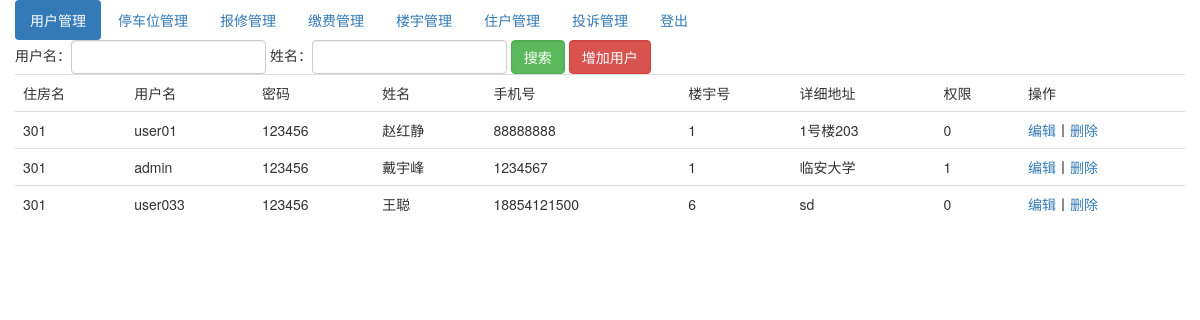
/index.php/member_admin, run on an earlier commit of the app's database.
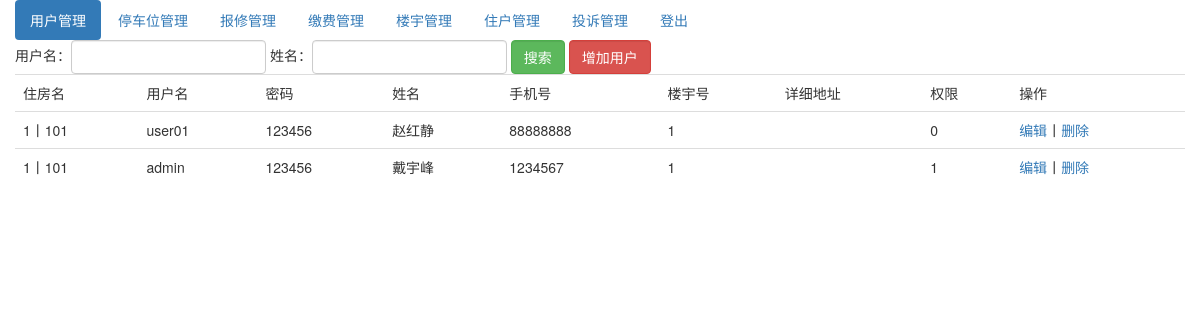
And on a later commit of the database.
### tables this page shows
CREATE TABLE IF NOT EXISTS `member` (
  `member_id` int(255) NOT NULL AUTO_INCREMENT COMMENT '用户ID',
  `house_id` int(10) NOT NULL,
  `username` varchar(50) NOT NULL COMMENT '用户名',
  `password` varchar(50) NOT NULL COMMENT '密码',
  `name` varchar(255) NOT NULL COMMENT '姓名',
  `mobile` varchar(255) NOT NULL COMMENT '手机号',
  `building_num` int(10) NOT NULL COMMENT '楼宇号',
  `address_detail` varchar(255) NOT NULL COMMENT '详细地址',
  `is_super` tinyint(1) NOT NULL DEFAULT '0' COMMENT '是否管理员 1是 0否',
  PRIMARY KEY (`member_id`)
);

### application/controllers/Member_admin.php (called while the page is built, shortened)
<?php
class Member_admin extends CI_Controller{
    public function __construct()
    {
        $this->load->helper('url_helper');
    }
    public function index(){
        $this->load->model('member_model');
        $this->load->model('house_model');
        $condition=array();
        $member_list=$this->member_model->getMemberList($condition);
        foreach($member_list as $key=>$value){
            $house_info=$this->house_model->getHouseInfo(array('house_id'=>$value['house_id']));
            $member_list[$key]['house_name']=$house_info['house_name'];
        }
        $data=array();
        $data['member_list']=$member_list;
        $this->load->view('templates/header_admin',$data);
        $this->load->view('member_index_admin',$data);
    }
}

### index.php (called while the page is built, shortened)
<?php
require_once BASEPATH.'core/CodeIgniter.php';

### application/models/Member_model.php (called while the page is built, shortened)
<?php
class Member_model extends CI_Model{
    public function getMemberList($condition=array())
    {
        $query=$this->db->get_where('member',$condition);
        return $query->result_array();
    }
}
?>

### application/models/House_model.php (called while the page is built, shortened)
<?php
class House_model extends CI_Model{
    public function getHouseInfo($condition){
        $query = $this->db->get_where('house',$condition);
        return $query->row_array();
    }
}
?>

### application/views/member_index_admin.php (the view, shortened to what this page needs)
<div class="container">
    <div class="row">
        <ul class="nav nav-pills">
            <li role="presentation" class="active"><a href="/index.php/member_admin/index">用户管理</a></li>
            <li role="presentation"><a href="/index.php/carport_admin/index">停车位管理</a></li>
            <li role="presentation"><a href="/index.php/repair_admin/index">报修管理</a></li>
            <li role="presentation"><a href="/index.php/charge_admin/index">缴费管理</a></li>
            <li role="presentation"><a href="/index.php/building_admin/index">楼宇管理</a></li>
            <li role="presentation"><a href="/index.php/house_admin/index">住户管理</a></li>
            <li role="presentation"><a href="/index.php/complain_admin/index">投诉管理</a></li>
            <li role="presentation"><a href="/index.php/Welcome/logout">登出</a></li>
        </ul>
    </div>
    <div class="row">
        <form method="get" class="form-inline" action="/index.php/Member_admin/index">
            <div class="form-group">用户名：<input type="text" class="form-control" name="username"></div>
            <div class="form-group">姓名：<input type="text" class="form-control" name="name"></div>
            <div class="form-group"><input type="submit" class="form-control btn-success" value="搜索"></div>
            <div class="form-group"><a class="form-control btn-danger" href="/index.php/Member_admin/add">增加用户</a></div>
        </form>
    </div>
    <div class="row">
        <table class="table">
            <tr>
                <td>住房名</td>
                <td>用户名</td>
                <td>密码</td>
                <td>姓名</td>
                <td>手机号</td>
                <td>楼宇号</td>
                <td>详细地址</td>
                <td>权限</td>
                <td>操作</td>
            </tr>
            <?php foreach($member_list as $value){ ?>
                <tr>
                    <td><?php echo $value['house_name']; ?></td>
                    <td><?php echo $value['username']; ?></td>
                    <td><?php echo $value['password']; ?></td>
                    <td><?php echo $value['name']; ?></td>
                    <td><?php echo $value['mobile']; ?></td>
                    <td><?php echo $value['building_num']; ?></td>
                    <td><?php echo $value['address_detail']; ?></td>
                    <td><?php echo $value['is_super']; ?></td>
                    <td><a href="/index.php/Member_admin/showEdit?member_id=<?php echo $value['member_id']; ?>">编辑</a>丨<a href="/index.php/Member_admin/delete?member_id=<?php echo $value['member_id']; ?>">删除</a></td>
                </tr>
            <?php } ?>
        </table>
    </div>
</div>

What changed in the data, as far as the page shows it:
removed member: house_name "301", username "user033", password "123456", name "王聪", mobile "18854121500", building_num "6", address_detail "sd", is_super "0"
changed member "user01": house_name "301" → "1丨101"; address_detail "1号楼203" → (not shown)
changed member "admin": house_name "301" → "1丨101"; address_detail "临安大学" → (not shown)
